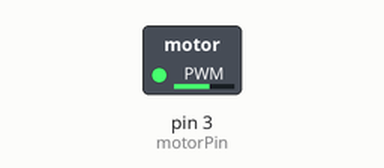
This sketch was run on a simulated Arduino Uno, built with avr-gcc and run on an emulated ATmega328P. Shown: switched loads named in the sketch (green lamp = pin HIGH).

Above: at 0.1 s.
Timing chart, 0 to 1.6 s (numbered marks = the images above):
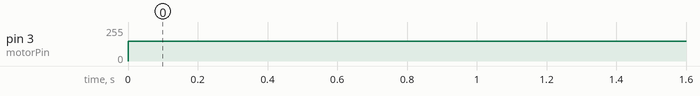

The sketch:

DCMotorBasic.ino
```cpp
int motorPin = 3;

void setup() {
        pinMode(motorPin, OUTPUT);
        //Serial.begin(9600);
        //while (! Serial);
        //Serial.println("Speed 0 to 255");
}

void loop() {
        analogWrite(motorPin, 150);
//        if (Serial.available())
//        {
//                int speed = Serial.parseInt();
//                if (speed >= 0 && speed <= 255)
//                {
//                       analogWrite(motorPin, speed);
//                }
//        }
}
```

Measured:
- by itself, pin 3 (motorPin): 0/255 → 150/255 at 0.00 s
